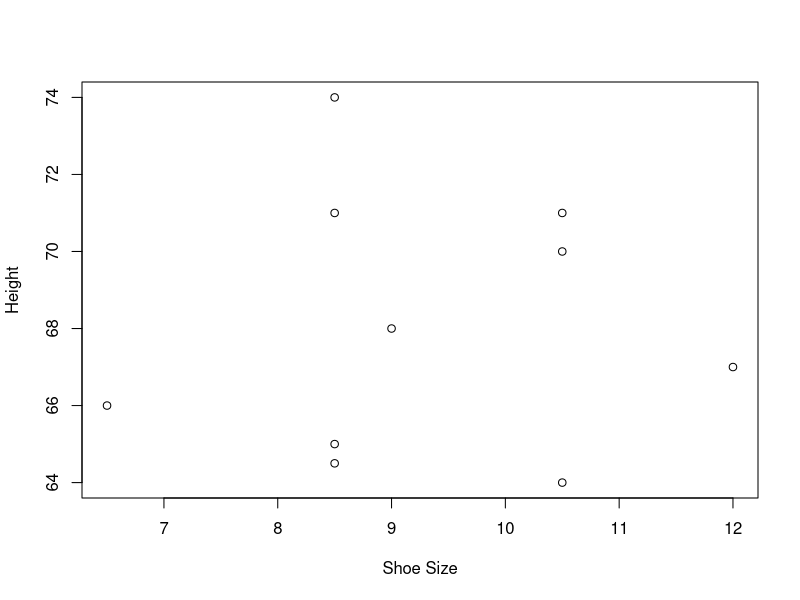

Source code (R):
## ---- chunk 1
ShoeSize <- c(6.5, 9.0, 8.5, 8.5, 10.5, 10.5, 8.5, 12.0, 10.5, 8.5)
Height <- c(66.0, 68.0, 64.5, 65.0, 70.0, 64.0, 74.0, 67.0, 71.0, 71.0)

df <- data.frame(ShoeSize, Height)
print(df)
## ---- chunk 2
males <- subset(df, ShoeSize>=9)
females <- subset(df, ShoeSize<9)

print(males)
print(females)
## ---- chunk 3
mean(df$ShoeSize)
# 9.3
mean(df$Height)
# 68.05
## ---- chunk 4
plot(df$ShoeSize, df$Height, xlab="Shoe Size", ylab="Height")
## ---- chunk 5
months_vector <- c("March","April","January","November","January",
                    "September","October","September","November","August",
                    "January","November","November","February","May","August",
                    "July","December","August","August","September","November","February","April")
factor_months_vector <- factor(months_vector)
print(factor_months_vector)
## ---- chunk 6
direction_vector <- c("East", "West", "North")
frequency_vector <- c(1,4,3)

factor_data <- factor(direction_vector, levels = c("East", "West", "North"))
new_order_data <- factor(factor_data,levels = c("East","West","North"))

print(factor_data)
print(new_order_data)
